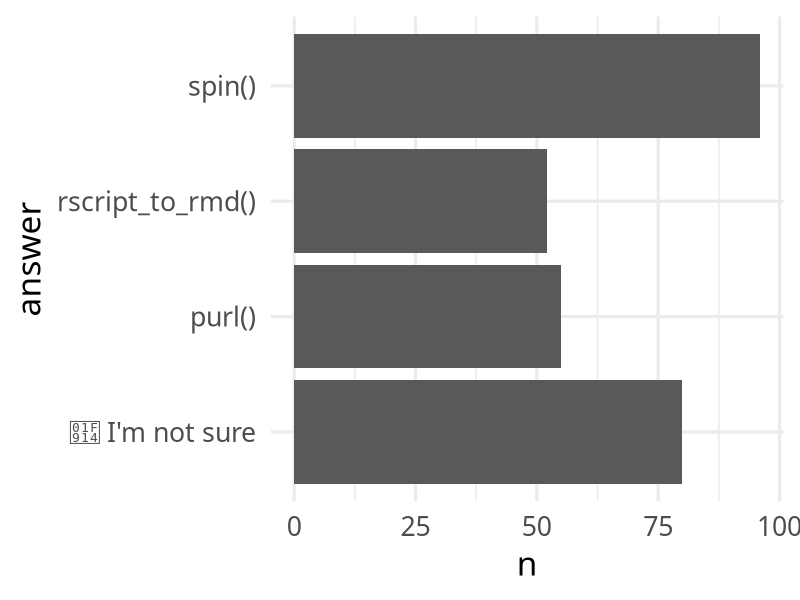

Reproduce this figure in R.
## ---- chunk 1
knitr::opts_chunk$set(
  echo = FALSE, warning = FALSE, message = FALSE,
  fig.width = 9, fig.height = 10
)
options(htmltools.dir.version = TRUE)
library(ggplot2)
## ---- chunk 2
survey <- data.frame(
  answer = c("spin()", "purl()", "rscript_to_rmd()", "🤔 I'm not sure"),
  n = c(96, 55, 52, 283 - 96 - 55 - 52)
)
ggplot(survey) +
  aes(n, answer) +
  geom_col() +
  theme_minimal(24, "Outfit")
